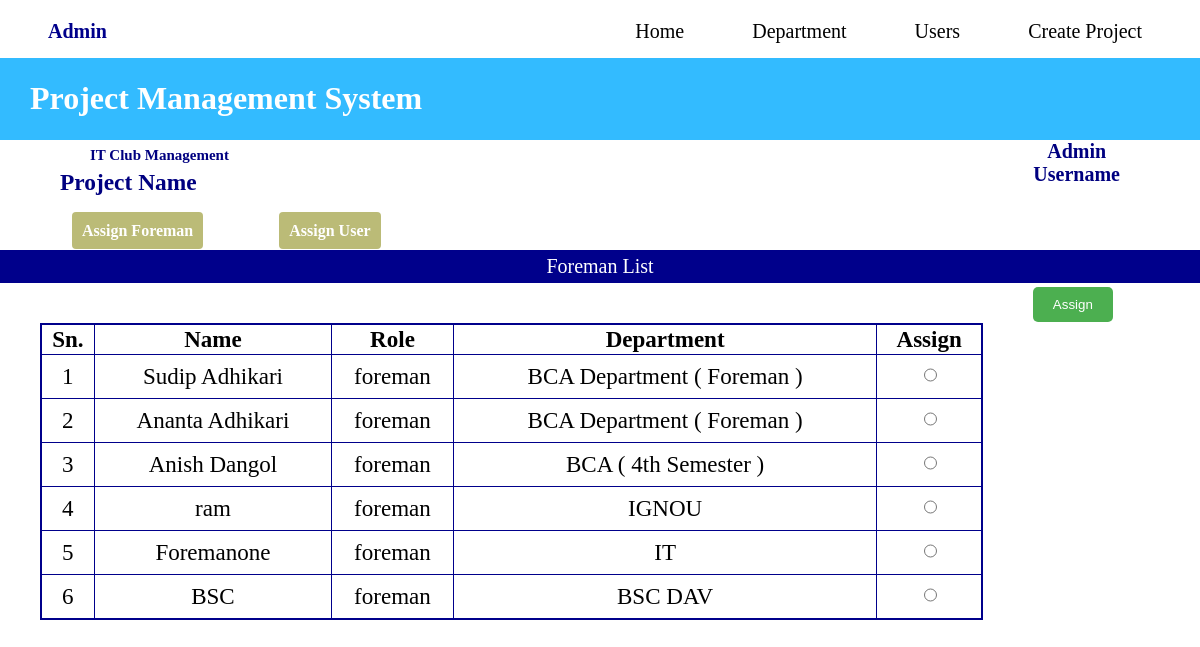
Page /Assignment/foremanAssignProject.php?p_id=9 (signed in) on the earlier database version.
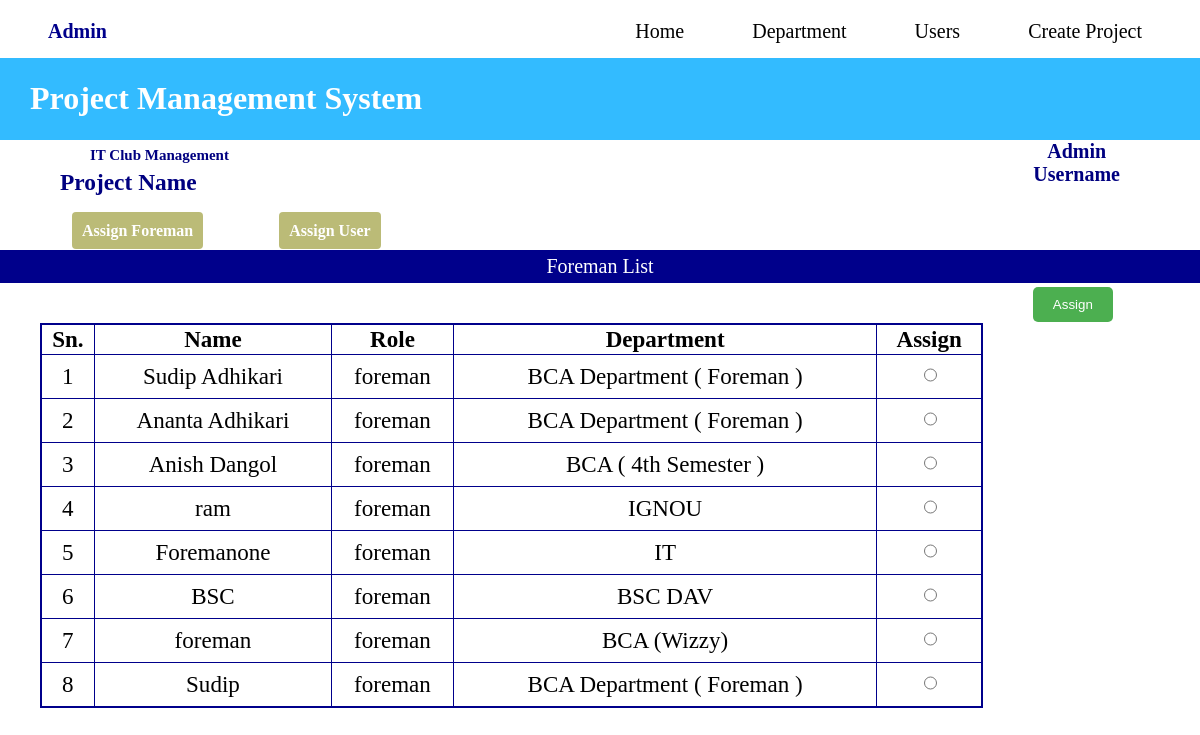
Same page on the later database version.
### tables this page shows
CREATE TABLE `users` (
  `id` int(11) NOT NULL,
  `fullname` varchar(255) NOT NULL,
  `email` varchar(50) DEFAULT NULL,
  `phone` int(11) DEFAULT NULL,
  `address` varchar(255) NOT NULL,
  `username` varchar(255) DEFAULT NULL,
  `password` varchar(255) DEFAULT NULL,
  `department_id` int(11) DEFAULT NULL,
  `role` varchar(20) NOT NULL,
  `created_date` timestamp NOT NULL DEFAULT current_timestamp() ON UPDATE current_timestamp()
);

CREATE TABLE `department` (
  `dpt_id` int(11) NOT NULL,
  `department_name` varchar(255) NOT NULL,
  `created_date` timestamp NOT NULL DEFAULT current_timestamp() ON UPDATE current_timestamp()
);

### Assignment/foremanAssignProject.php (the view, shortened to what this page needs)
<?php
include '../dbconnect/dbconnect.php';
$userType= $_SESSION["user_type"];
$project_id = $_GET['p_id'];
?>
<!DOCTYPE html>
<html lang="en">
<head>
    <link rel="stylesheet" href="../css/headpname.css">
    <link rel="stylesheet" href="../css/assignment.css">
</head>
<body>
    <?php
    if($userType=="admin")
{?>
    <?php
        if($userType== "admin")
        {
                include "../interface_nav.php";
                include "./header/header.php";
        }?>
        <br>
    <?php
    if(!($userType=="user" || $userType=="foreman")){?>
    <div class="layout">
           <a href="./foremanAssignProject.php?p_id=<?php echo $project_id; ?>" id="assign_user">Assign Foreman</a>
           <a href="./userAssignProject.php?p_id=<?php echo $project_id; ?>" id="assign_user">Assign User</a>
           </div>
        <?php
        }?>
    <center><div Class="foreman_nav">Foreman List</div></center>
        <div class="showforeman">
            <div class="foremantableview">
                <form action="" method="POST">
                    <table border="1">
                        <?php
                            $sn=1;
                            $query_users_view="SELECT * from users where role='foreman'";
                            $result_view=mysqli_query($conn,$query_users_view);
                            $num_view=mysqli_num_rows($result_view);
                            if($num_view>0)
                            {?>
                                <tr>
                                <th>Sn.</th>
                                <th>Name</th>
                                <th>Role</th>
                                <th>Department</th>
                                <th>Assign</th>
                                </tr>
                                <?php
                                while($row=mysqli_fetch_assoc($result_view))
                                {
                                    $foreman_id=$row['id'];
                                    $fullname=$row['fullname'];
                                    $role=$row['role'];
                                    $dpt_id=$row['department_id'];
                                    ?>
                                    <tr>
                                        <td><?php echo  $sn ?></td>
                                        <td><?php echo $fullname  ?></td>
                                        <td><?php echo $role ?></td>
                                        <?php
                                            $query_department_view="SELECT * from department where dpt_id='$dpt_id'";
                                            $dpt_result_view=mysqli_query($conn,$query_department_view);
                                            $row=mysqli_fetch_assoc($dpt_result_view);
                                            $dpt_name=$row['department_name'];
                                        ?>
                                        <td><?php echo $dpt_name ?></td>
                                        <td><input type="radio" name="checked_id" value="<?php echo $foreman_id; ?>" class="checkbox">
                                        </td>
                                        <?php $sn++; ?>
                                    </tr>
                                    <?php
                                }
                            }
                            else
                            {
                                echo "No Foreman Found.";
                            }
                        ?>
                    </table>
                    </div>
                <div class="foremansubmitview">
                <input type="submit"  value="Assign" name="submit" class="btn_done">
        <br><br>
        </div>
    </div>
    <?php
    }
    else
    {
        echo "Access Forbidden";
    }?>
</body>
</html>

Differences in the rows shown:
added users: fullname "foreman", role "foreman", department.department_name "BCA (Wizzy)"
added users: fullname "Sudip", role "foreman", department.department_name "BCA Department ( Foreman )"
